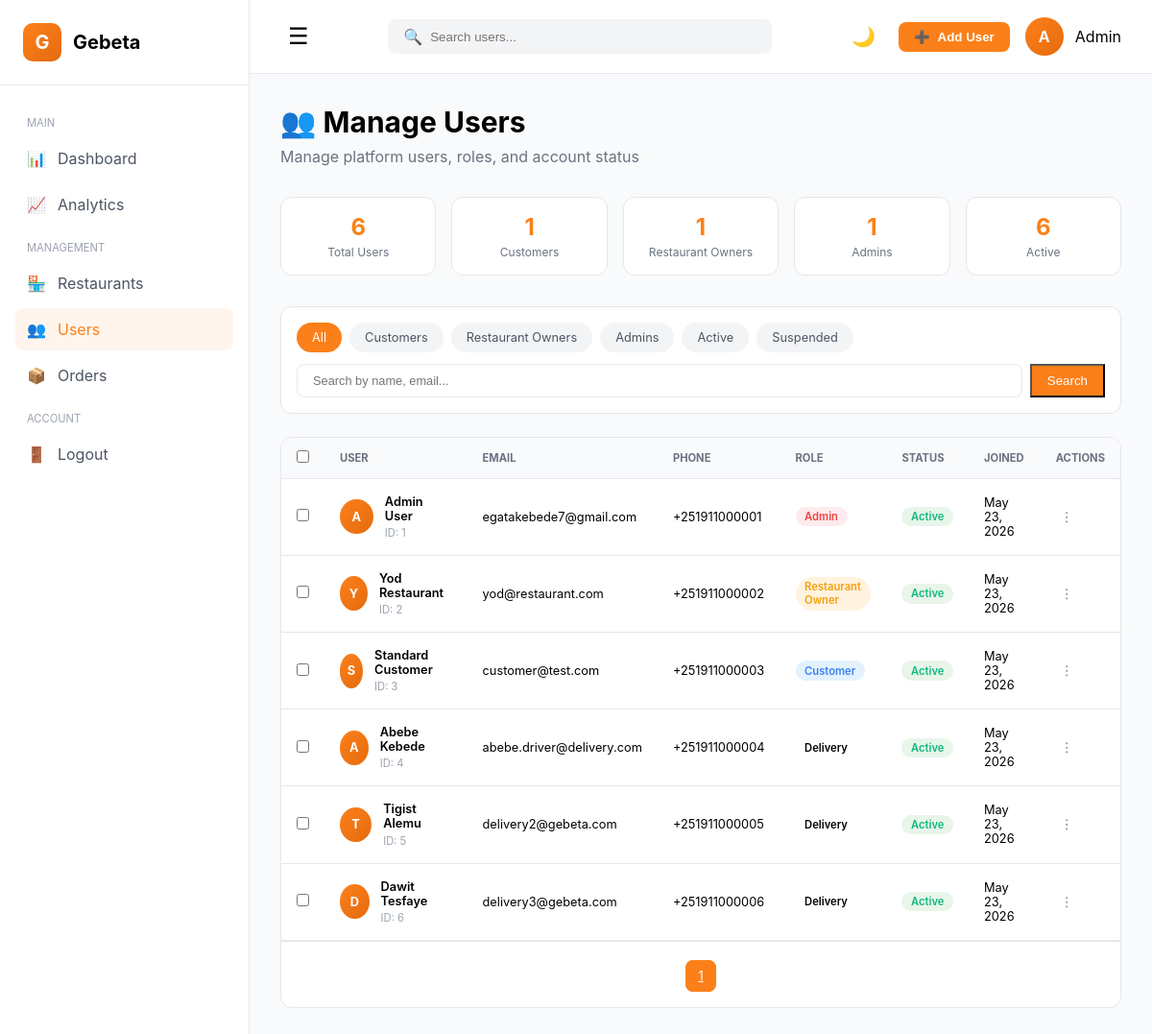
The page /admin/users.php (signed in) on the database its author committed.
### tables this page shows
CREATE TABLE users (
    id INT PRIMARY KEY AUTO_INCREMENT,
    name VARCHAR(100) NOT NULL,
    email VARCHAR(100) UNIQUE NOT NULL,
    phone VARCHAR(20) UNIQUE NOT NULL,
    password VARCHAR(255) NOT NULL,
    google_id VARCHAR(255) UNIQUE DEFAULT NULL,
    role ENUM('customer', 'restaurant', 'admin', 'delivery') DEFAULT 'customer',
    status ENUM('active', 'inactive', 'suspended', 'pending') DEFAULT 'active',
    latitude DECIMAL(10,8) DEFAULT NULL,
    longitude DECIMAL(11,8) DEFAULT NULL,
    location_name VARCHAR(255) DEFAULT NULL,
    profile_picture VARCHAR(255) DEFAULT NULL,
    location_updated_at TIMESTAMP DEFAULT CURRENT_TIMESTAMP ON UPDATE CURRENT_TIMESTAMP,
    created_at TIMESTAMP DEFAULT CURRENT_TIMESTAMP
);

### admin/users.php (the view, shortened to what this page needs)
<?php
require_once __DIR__ . '/../includes/db.php';
$filter = $_GET['filter'] ?? 'all';
$search = $_GET['search'] ?? '';
$page = isset($_GET['page']) ? (int)$_GET['page'] : 1;
$limit = 10;
$offset = ($page - 1) * $limit;
$query = 'SELECT id, name, email, phone, role, status, created_at FROM users WHERE 1=1';
$countQuery = 'SELECT COUNT(*) FROM users WHERE 1=1';
$params = [];
$query .= ' ORDER BY created_at DESC LIMIT :limit OFFSET :offset';
$stmt = $pdo->prepare($countQuery);
$stmt->execute($params);
$totalUsers = $stmt->fetchColumn();
$totalPages = ceil($totalUsers / $limit);
$stmt = $pdo->prepare($query);
$stmt->bindValue(':limit', $limit, PDO::PARAM_INT);
$stmt->bindValue(':offset', $offset, PDO::PARAM_INT);
$stmt->execute();
$users = $stmt->fetchAll(PDO::FETCH_ASSOC);
$stmt = $pdo->query("SELECT COUNT(*) FROM users WHERE role = 'customer'");
$totalCustomers = $stmt->fetchColumn();
$stmt = $pdo->query("SELECT COUNT(*) FROM users WHERE role = 'restaurant'");
$totalRestaurants = $stmt->fetchColumn();
$stmt = $pdo->query("SELECT COUNT(*) FROM users WHERE role = 'admin'");
$totalAdmins = $stmt->fetchColumn();
$stmt = $pdo->query("SELECT COUNT(*) FROM users WHERE status = 'active'");
$activeUsers = $stmt->fetchColumn();
$stmt = $pdo->query("SELECT COUNT(*) FROM users");
$totalAll = $stmt->fetchColumn();
?>
<!DOCTYPE html>
<html lang="en">
<head>
</head>
<body id="adminThemeRoot">
    <div class="admin-container">
        <aside class="sidebar" id="sidebar">
            <div class="sidebar-header">
                <div class="sidebar-logo">G</div>
                <div class="sidebar-title">Gebeta</div>
            </div>
            <nav class="sidebar-nav">
                <div class="nav-section-title">MAIN</div>
                <a href="/admin/dashboard.php" class="nav-item"><span>📊</span><span>Dashboard</span></a>
                <a href="/admin/analytics.php" class="nav-item"><span>📈</span><span>Analytics</span></a>
                <div class="nav-section-title">MANAGEMENT</div>
                <a href="/admin/restaurants.php" class="nav-item"><span>🏪</span><span>Restaurants</span></a>
                <a href="/admin/users.php" class="nav-item active"><span>👥</span><span>Users</span></a>
                <a href="/admin/orders.php" class="nav-item"><span>📦</span><span>Orders</span></a>
                <div class="nav-section-title">ACCOUNT</div>
                <a href="/logout.php" class="nav-item"><span>🚪</span><span>Logout</span></a>
            </nav>
        </aside>
        <main class="main-content" id="mainContent">
            <header class="top-header">
                <div class="header-left">
                    <button class="sidebar-toggle" id="sidebarToggle">☰</button>
                </div>
                <div class="search-box">
                    <span>🔍</span>
                    <input type="text" id="globalSearch" placeholder="Search users...">
                </div>
                <div class="header-actions">
                    <button class="theme-toggle" id="themeToggle">🌙</button>
                    <button class="add-btn" onclick="openAddUserModal()">
                        <span>➕</span>
                        <span>Add User</span>
                    </button>
                    <div class="user-badge">
                        <div class="user-avatar">A</div>
                        <span>Admin</span>
                    </div>
                </div>
            </header>
            <div class="content-area">
                <h1 class="page-title">👥 Manage Users</h1>
                <p class="page-subtitle">Manage platform users, roles, and account status</p>
                <div class="stats-grid">
                    <div class="stat-card"><div class="stat-value"><?= $totalAll ?></div><div class="stat-label">Total Users</div></div>
                    <div class="stat-card"><div class="stat-value"><?= $totalCustomers ?></div><div class="stat-label">Customers</div></div>
                    <div class="stat-card"><div class="stat-value"><?= $totalRestaurants ?></div><div class="stat-label">Restaurant Owners</div></div>
                    <div class="stat-card"><div class="stat-value"><?= $totalAdmins ?></div><div class="stat-label">Admins</div></div>
                    <div class="stat-card"><div class="stat-value"><?= $activeUsers ?></div><div class="stat-label">Active</div></div>
                </div>
                <div class="filter-bar">
                    <div class="filter-tabs">
                        <a href="?filter=all" class="filter-tab <?= $filter === 'all' ? 'active' : '' ?>">All</a>
                        <a href="?filter=customer" class="filter-tab <?= $filter === 'customer' ? 'active' : '' ?>">Customers</a>
                        <a href="?filter=restaurant" class="filter-tab <?= $filter === 'restaurant' ? 'active' : '' ?>">Restaurant Owners</a>
                        <a href="?filter=admin" class="filter-tab <?= $filter === 'admin' ? 'active' : '' ?>">Admins</a>
                        <a href="?filter=active" class="filter-tab <?= $filter === 'active' ? 'active' : '' ?>">Active</a>
                        <a href="?filter=suspended" class="filter-tab <?= $filter === 'suspended' ? 'active' : '' ?>">Suspended</a>
                    </div>
                    <form method="GET" action="" style="display: flex; gap: 0.5rem; flex: 1;">
                        <input type="text" name="search" class="search-input" placeholder="Search by name, email..." value="<?= htmlspecialchars($search) ?>">
                        <button type="submit" class="btn-primary" style="padding: 0.5rem 1rem;">Search</button>
                    </form>
                </div>
                <div class="data-table-container">
                    <?php if (empty($users)): ?>
                        <div class="empty-state">No users found</div>
                    <?php else: ?>
                        <table class="data-table">
                            <thead>
                                <tr>
                                    <th class="checkbox-cell"><input type="checkbox" id="selectAll" onchange="toggleSelectAll(this)"></th>
                                    <th>User</th>
                                    <th>Email</th>
                                    <th>Phone</th>
                                    <th>Role</th>
                                    <th>Status</th>
                                    <th>Joined</th>
                                    <th>Actions</th>
                                </tr>
                            </thead>
                            <tbody id="usersTableBody">
                                <?php foreach ($users as $user): ?>
                                <tr id="user-row-<?= $user['id'] ?>">
                                    <td class="checkbox-cell"><input type="checkbox" class="row-checkbox" value="<?= $user['id'] ?>" onchange="updateBulkActions()"></td>
                                    <td>
                                        <div class="user-info">
                                            <div class="user-avatar-sm"><?= strtoupper(substr($user['name'], 0, 1)) ?></div>
                                            <div>
                                                <div class="user-name"><?= htmlspecialchars($user['name']) ?></div>
                                                <div class="user-id">ID: <?= $user['id'] ?></div>
                                            </div>
                                        </div>
                                    </td>
                                    <td><?= htmlspecialchars($user['email']) ?></td>
                                    <td><?= htmlspecialchars($user['phone'] ?? 'N/A') ?></td>
                                    <td><span class="role-badge <?= $user['role'] ?>"><?= $user['role'] === 'restaurant' ? 'Restaurant Owner' : ucfirst($user['role']) ?></span></td>
                                    <td><span class="status-badge <?= $user['status'] ?>"><?= ucfirst($user['status']) ?></span></td>
                                    <td><?= date('M d, Y', strtotime($user['created_at'])) ?></td>
                                    <td>
                                        <div class="action-menu">
                                            <button class="action-btn" onclick="toggleActionMenu(this)">⋮</button>
                                        </div>
                                    </td>
                                </tr>
                                <?php endforeach; ?>
                            </tbody>
                        </table>
                        <div class="pagination">
                            <div class="page-numbers">
                                <?php for($i = 1; $i <= min(5, $totalPages); $i++): ?>
                                    <a href="?page=<?= $i ?>&filter=<?= $filter ?>&search=<?= urlencode($search) ?>" class="page-number <?= $i === $page ? 'active' : '' ?>"><?= $i ?></a>
                                <?php endfor; ?>
                            </div>
                        </div>
                    <?php endif; ?>
                </div>
            </div>
        </main>
    </div>
</body>
</html>

### rows shown on the page
users: name "A", name "Admin User", id "1", email "egatakebede7@gmail.com", phone "+251911000001", role "Admin", status "Active", created_at "May 23, 2026"
users: name "Y", name "Yod Restaurant", id "2", email "yod@restaurant.com", phone "+251911000002", role "Restaurant Owner", status "Active", created_at "May 23, 2026"
users: name "S", name "Standard Customer", id "3", email "customer@test.com", phone "+251911000003", role "Customer", status "Active", created_at "May 23, 2026"
users: name "A", name "Abebe Kebede", id "4", email "abebe.driver@delivery.com", phone "+251911000004", role "Delivery", status "Active", created_at "May 23, 2026"
users: name "T", name "Tigist Alemu", id "5", email "delivery2@gebeta.com", phone "+251911000005", role "Delivery", status "Active", created_at "May 23, 2026"
users: name "D", name "Dawit Tesfaye", id "6", email "delivery3@gebeta.com", phone "+251911000006", role "Delivery", status "Active", created_at "May 23, 2026"

### other values the page prints
$totalAll "6"
$totalCustomers "1"
$totalRestaurants "1"
$totalAdmins "1"
$activeUsers "6"
